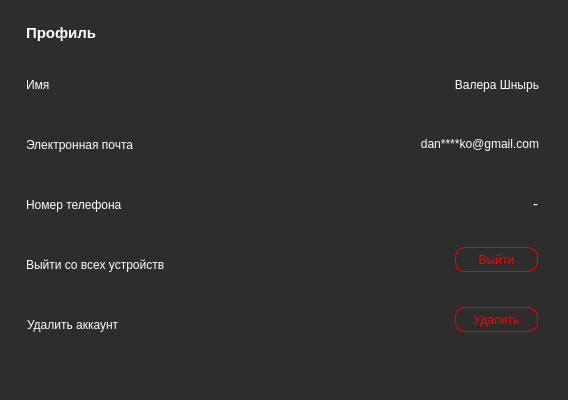
<?xml version="1.0" encoding="UTF-8"?>
<ui version="4.0">
 <class>Menu</class>
 <widget class="QMainWindow" name="Menu">
  <property name="geometry">
   <rect>
    <x>0</x>
    <y>0</y>
    <width>568</width>
    <height>400</height>
   </rect>
  </property>
  <property name="windowTitle">
   <string>MainWindow</string>
  </property>
  <property name="styleSheet">
   <string notr="true">border: 1px solid rgb(45, 45, 45);
background-color: rgb(45, 45, 45);
border-radius: 24;</string>
  </property>
  <widget class="QWidget" name="centralwidget">
   <widget class="QLabel" name="profile">
    <property name="geometry">
     <rect>
      <x>26</x>
      <y>22</y>
      <width>79</width>
      <height>21</height>
     </rect>
    </property>
    <property name="font">
     <font>
      <pointsize>11</pointsize>
      <bold>true</bold>
     </font>
    </property>
    <property name="styleSheet">
     <string notr="true">color: rgb(255, 255, 255);
font-weight:bold;
border:none;
</string>
    </property>
    <property name="text">
     <string>Профиль</string>
    </property>
   </widget>
   <widget class="QLabel" name="electron_addres">
    <property name="geometry">
     <rect>
      <x>26</x>
      <y>134</y>
      <width>163</width>
      <height>21</height>
     </rect>
    </property>
    <property name="styleSheet">
     <string notr="true">border: none;
color: rgb(255, 255, 255);
</string>
    </property>
    <property name="text">
     <string>Электронная почта</string>
    </property>
   </widget>
   <widget class="QLabel" name="label">
    <property name="geometry">
     <rect>
      <x>26</x>
      <y>194</y>
      <width>142</width>
      <height>21</height>
     </rect>
    </property>
    <property name="styleSheet">
     <string notr="true">border: none;
color: rgb(255, 255, 255);
</string>
    </property>
    <property name="text">
     <string>Номер телефона</string>
    </property>
   </widget>
   <widget class="QLabel" name="label_2">
    <property name="geometry">
     <rect>
      <x>26</x>
      <y>254</y>
      <width>213</width>
      <height>21</height>
     </rect>
    </property>
    <property name="styleSheet">
     <string notr="true">border:none;
color: rgb(255, 255, 255);</string>
    </property>
    <property name="text">
     <string>Выйти со всех устройств</string>
    </property>
   </widget>
   <widget class="QLabel" name="label_3">
    <property name="geometry">
     <rect>
      <x>27</x>
      <y>314</y>
      <width>144</width>
      <height>21</height>
     </rect>
    </property>
    <property name="styleSheet">
     <string notr="true">border:none;
color: rgb(255, 255, 255);</string>
    </property>
    <property name="text">
     <string>Удалить аккаунт</string>
    </property>
   </widget>
   <widget class="QPushButton" name="close">
    <property name="geometry">
     <rect>
      <x>527</x>
      <y>25</y>
      <width>22</width>
      <height>22</height>
     </rect>
    </property>
    <property name="minimumSize">
     <size>
      <width>22</width>
      <height>22</height>
     </size>
    </property>
    <property name="maximumSize">
     <size>
      <width>22</width>
      <height>22</height>
     </size>
    </property>
    <property name="styleSheet">
     <string notr="true">border:none;</string>
    </property>
    <property name="text">
     <string/>
    </property>
    <property name="icon">
     <iconset resource="resources.qrc">
      <normaloff>:/res/img/plus.jpg</normaloff>:/res/img/plus.jpg</iconset>
    </property>
    <property name="iconSize">
     <size>
      <width>22</width>
      <height>22</height>
     </size>
    </property>
   </widget>
   <widget class="QLabel" name="name_text">
    <property name="geometry">
     <rect>
      <x>409</x>
      <y>77</y>
      <width>130</width>
      <height>17</height>
     </rect>
    </property>
    <property name="minimumSize">
     <size>
      <width>130</width>
      <height>17</height>
     </size>
    </property>
    <property name="maximumSize">
     <size>
      <width>130</width>
      <height>17</height>
     </size>
    </property>
    <property name="styleSheet">
     <string notr="true">#name_text{
border:none;
color: rgb(255, 255, 255);
text-align: right;
}</string>
    </property>
    <property name="text">
     <string>&lt;html&gt;&lt;head/&gt;&lt;body&gt;&lt;p align=&quot;right&quot;&gt;Валера Шнырь&lt;/p&gt;&lt;/body&gt;&lt;/html&gt;</string>
    </property>
   </widget>
   <widget class="QLabel" name="label_5">
    <property name="geometry">
     <rect>
      <x>26</x>
      <y>74</y>
      <width>36</width>
      <height>21</height>
     </rect>
    </property>
    <property name="styleSheet">
     <string notr="true">border:none;
color: rgb(255, 255, 255);</string>
    </property>
    <property name="text">
     <string>Имя</string>
    </property>
   </widget>
   <widget class="QLabel" name="email_text">
    <property name="geometry">
     <rect>
      <x>386</x>
      <y>136</y>
      <width>153</width>
      <height>17</height>
     </rect>
    </property>
    <property name="styleSheet">
     <string notr="true">border:none;
color: rgb(255, 255, 255);</string>
    </property>
    <property name="text">
     <string>&lt;html&gt;&lt;head/&gt;&lt;body&gt;&lt;p align=&quot;right&quot;&gt;dan****ko@gmail.com&lt;/p&gt;&lt;/body&gt;&lt;/html&gt;</string>
    </property>
   </widget>
   <widget class="QLabel" name="label_4">
    <property name="geometry">
     <rect>
      <x>528</x>
      <y>196</y>
      <width>49</width>
      <height>16</height>
     </rect>
    </property>
    <property name="font">
     <font>
      <pointsize>11</pointsize>
     </font>
    </property>
    <property name="styleSheet">
     <string notr="true">color: rgb(255, 255, 255);</string>
    </property>
    <property name="text">
     <string>-</string>
    </property>
   </widget>
   <widget class="QPushButton" name="quit_acc">
    <property name="geometry">
     <rect>
      <x>455</x>
      <y>247</y>
      <width>83</width>
      <height>25</height>
     </rect>
    </property>
    <property name="minimumSize">
     <size>
      <width>44</width>
      <height>17</height>
     </size>
    </property>
    <property name="maximumSize">
     <size>
      <width>83</width>
      <height>25</height>
     </size>
    </property>
    <property name="font">
     <font>
      <pointsize>9</pointsize>
      <bold>false</bold>
     </font>
    </property>
    <property name="styleSheet">
     <string notr="true">QPushButton{
color: rgb(255, 0, 0);
background-color:rgb(45, 45, 45);
 border: 1px solid  rgb(255, 0, 0);
border-radius: 10;

}
</string>
    </property>
    <property name="text">
     <string>Выйти</string>
    </property>
    <property name="iconSize">
     <size>
      <width>21</width>
      <height>21</height>
     </size>
    </property>
    <property name="checkable">
     <bool>false</bool>
    </property>
   </widget>
   <widget class="QPushButton" name="quit_acc_2">
    <property name="geometry">
     <rect>
      <x>455</x>
      <y>307</y>
      <width>83</width>
      <height>25</height>
     </rect>
    </property>
    <property name="minimumSize">
     <size>
      <width>44</width>
      <height>17</height>
     </size>
    </property>
    <property name="maximumSize">
     <size>
      <width>83</width>
      <height>25</height>
     </size>
    </property>
    <property name="font">
     <font>
      <pointsize>9</pointsize>
      <bold>false</bold>
     </font>
    </property>
    <property name="styleSheet">
     <string notr="true">QPushButton{
color: rgb(255, 0, 0);
background-color:rgb(45, 45, 45);
 border: 1px solid  rgb(255, 0, 0);
border-radius: 10;

}
</string>
    </property>
    <property name="text">
     <string>Удалить</string>
    </property>
    <property name="iconSize">
     <size>
      <width>21</width>
      <height>21</height>
     </size>
    </property>
    <property name="checkable">
     <bool>false</bool>
    </property>
   </widget>
  </widget>
 </widget>
 <resources>
  <include location="resources.qrc"/>
 </resources>
 <connections/>
</ui>
